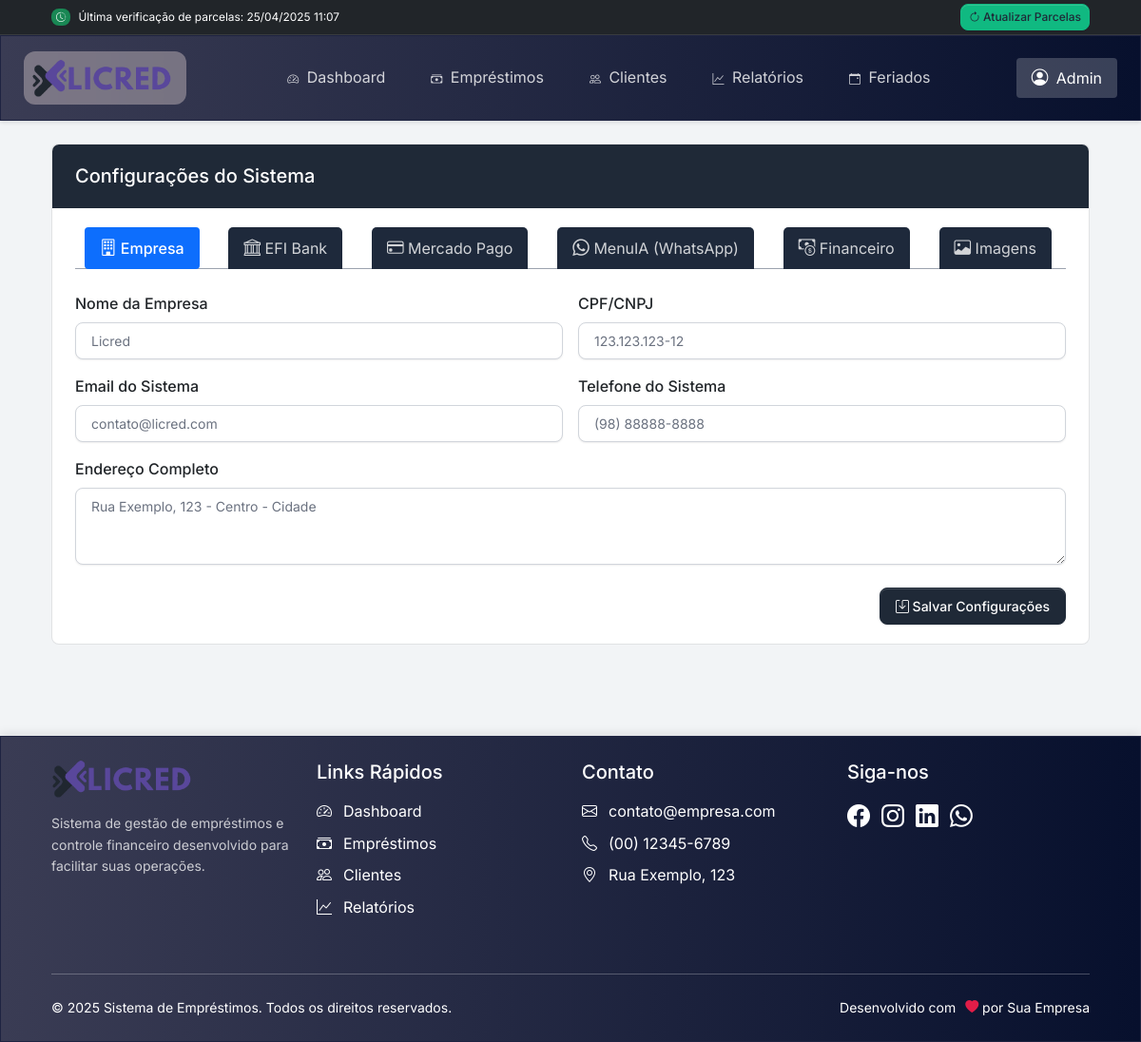
Page /configuracoes/index.php (signed in) on the committed database.
### tables this page shows
CREATE TABLE IF NOT EXISTS `configuracoes` (
  `id` int(11) NOT NULL AUTO_INCREMENT,
  `nome_empresa` varchar(255) NOT NULL DEFAULT 'Minha Empresa',
  `email_sistema` varchar(255) NOT NULL DEFAULT 'contato@minhaempresa.com',
  `telefone_sistema` varchar(20) NOT NULL DEFAULT '(00) 00000-0000',
  `cpf_cnpj` varchar(20) NOT NULL DEFAULT '',
  `endereco` text NOT NULL DEFAULT '',
  `efi_client_id` varchar(255) DEFAULT NULL,
  `efi_client_secret` varchar(255) DEFAULT NULL,
  `efi_chave_aleatoria` varchar(255) DEFAULT NULL,
  `efi_certificado` text DEFAULT NULL,
  `mercadopago_public_key` varchar(255) DEFAULT NULL,
  `mercadopago_access_token` varchar(255) DEFAULT NULL,
  `menuia_endpoint` varchar(255) DEFAULT 'https://chatbot.menuia.com',
  `menuia_app_key` varchar(255) DEFAULT NULL,
  `menuia_auth_key` varchar(255) DEFAULT NULL,
  `chave_pix` varchar(255) DEFAULT NULL,
  `saldo_inicial` decimal(15,2) DEFAULT 0.00,
  `logo` varchar(255) DEFAULT NULL,
  `icone` varchar(255) DEFAULT NULL,
  `data_criacao` datetime DEFAULT current_timestamp(),
  `data_atualizacao` datetime DEFAULT current_timestamp() ON UPDATE current_timestamp(),
  PRIMARY KEY (`id`)
);

### configuracoes/index.php (the view, shortened to what this page needs)
<?php
$scripts_header = '
<link href="https://cdn.jsdelivr.net/npm/tom-select@2.2.2/dist/css/tom-select.bootstrap5.min.css" rel="stylesheet">
<script src="https://cdn.jsdelivr.net/npm/tom-select@2.2.2/dist/js/tom-select.complete.min.js"></script>
<style>
    /* Estilo para as abas de navegação */
    #configTabs {
        display: flex;
        justify-content: space-between;
        padding: 0 10px;
    }
    .nav-tabs .nav-item {
        margin-right: 5px;
    }
    .nav-tabs .nav-link {
        color: #fff;
        background-color: #1e293b;
        border: none;
        border-radius: 5px 5px 0 0;
        padding: 10px 15px;
    }
    .nav-tabs .nav-link:hover {
        background-color: #0d6efd;
    }
    .nav-tabs .nav-link.active {
        background-color: #0d6efd;
        color: #fff !important;
        font-weight: 500;
    }
    /* Estilo para campos de formulário */
    .form-control {
        width: 100%;
    }
    /* Estilo para botões de senha */
    .toggle-password {
        border-top-left-radius: 0;
        border-bottom-left-radius: 0;
    }
    .input-group {
        width: 100%;
    }
</style>
';
require_once '../includes/conexao.php';
$config = null;
$sql = "SELECT * FROM configuracoes WHERE id = 1";
$result = $conn->query($sql);
if ($result && $result->num_rows > 0) {
    $config = $result->fetch_assoc();
}
require_once '../includes/head.php';
?>
<div class="container py-4">
    <div class="row mb-4">
        <div class="col-12">
            <div class="card">
                <div class="card-header bg-primary text-white">
                    <h5 class="mb-0">Configurações do Sistema</h5>
                </div>
                <div class="card-body">
                    <form method="post" enctype="multipart/form-data">
                        <ul class="nav nav-tabs mb-4" id="configTabs" role="tablist">
                            <li class="nav-item" role="presentation">
                                <button class="nav-link active" id="empresa-tab" data-bs-toggle="tab" data-bs-target="#empresa" type="button" role="tab" aria-controls="empresa" aria-selected="true">
                                    <i class="bi bi-building"></i> Empresa
                                </button>
                            </li>
                            <li class="nav-item" role="presentation">
                                <button class="nav-link" id="efibank-tab" data-bs-toggle="tab" data-bs-target="#efibank" type="button" role="tab" aria-controls="efibank" aria-selected="false">
                                    <i class="bi bi-bank"></i> EFI Bank
                                </button>
                            </li>
                            <li class="nav-item" role="presentation">
                                <button class="nav-link" id="mercadopago-tab" data-bs-toggle="tab" data-bs-target="#mercadopago" type="button" role="tab" aria-controls="mercadopago" aria-selected="false">
                                    <i class="bi bi-credit-card"></i> Mercado Pago
                                </button>
                            </li>
                            <li class="nav-item" role="presentation">
                                <button class="nav-link" id="menuia-tab" data-bs-toggle="tab" data-bs-target="#menuia" type="button" role="tab" aria-controls="menuia" aria-selected="false">
                                    <i class="bi bi-whatsapp"></i> MenuIA (WhatsApp)
                                </button>
                            </li>
                            <li class="nav-item" role="presentation">
                                <button class="nav-link" id="financeiro-tab" data-bs-toggle="tab" data-bs-target="#financeiro" type="button" role="tab" aria-controls="financeiro" aria-selected="false">
                                    <i class="bi bi-cash-coin"></i> Financeiro
                                </button>
                            </li>
                            <li class="nav-item" role="presentation">
                                <button class="nav-link" id="imagens-tab" data-bs-toggle="tab" data-bs-target="#imagens" type="button" role="tab" aria-controls="imagens" aria-selected="false">
                                    <i class="bi bi-image"></i> Imagens
                                </button>
                            </li>
                        </ul>
                        <div class="tab-content" id="configTabsContent">
                            <div class="tab-pane fade show active" id="empresa" role="tabpanel" aria-labelledby="empresa-tab">
                                <div class="row g-3">
                                    <div class="col-md-6">
                                        <label for="nome_empresa" class="form-label">Nome da Empresa</label>
                                        <input type="text" class="form-control" id="nome_empresa" name="nome_empresa" value="<?= htmlspecialchars($config['nome_empresa'] ?? '') ?>" required>
                                    </div>
                                    <div class="col-md-6">
                                        <label for="cpf_cnpj" class="form-label">CPF/CNPJ</label>
                                        <input type="text" class="form-control" id="cpf_cnpj" name="cpf_cnpj" value="<?= htmlspecialchars($config['cpf_cnpj'] ?? '') ?>">
                                    </div>
                                    <div class="col-md-6">
                                        <label for="email_sistema" class="form-label">Email do Sistema</label>
                                        <input type="email" class="form-control" id="email_sistema" name="email_sistema" value="<?= htmlspecialchars($config['email_sistema'] ?? '') ?>" required>
                                    </div>
                                    <div class="col-md-6">
                                        <label for="telefone_sistema" class="form-label">Telefone do Sistema</label>
                                        <input type="text" class="form-control telefone" id="telefone_sistema" name="telefone_sistema" value="<?= htmlspecialchars($config['telefone_sistema'] ?? '') ?>">
                                    </div>
                                    <div class="col-12">
                                        <label for="endereco" class="form-label">Endereço Completo</label>
                                        <textarea class="form-control" id="endereco" name="endereco" rows="3"><?= htmlspecialchars($config['endereco'] ?? '') ?></textarea>
                                    </div>
                                </div>
                            </div>
                        </div>
                        <div class="d-grid gap-2 d-md-flex justify-content-md-end mt-4">
                            <button type="submit" name="salvar_config" class="btn btn-primary">
                                <i class="bi bi-save"></i> Salvar Configurações
                            </button>
                        </div>
                    </form>
                </div>
            </div>
        </div>
    </div>
</div>
<?php require_once '../includes/footer.php'; ?>

### assets/css/estilo.css (style rules this page uses)
:root { --bg-blue-dark: linear-gradient(to right, rgb(58 60 84), rgb(7 16 45)); --border-blue-dark: 1px solid rgb(30 35 65); --bg-blue-light: linear-gradient(to right, rgb(160 190 240), rgb(40 70 120)); --border-blue-light: 1px solid rgb(50 90 140); --bg-purple: linear-gradient(to right, rgb(138 43 226), rgb(60 0 100)); --border-purple: 1px solid rgb(90 20 130); --bg-pink: linear-gradient(to right, rgb(255 182 193), rgb(180 60 100)); --border-pink: 1px solid rgb(190 80 110); --bg-orange: linear-gradient(to right, rgb(255 200 100), rgb(180 80 0)); --border-orange: 1px solid rgb(190 100 20); --bg-green: linear-gradient(to right, rgb(80 130 80), rgb(30 70 30)); --border-green: 1px solid rgb(40 90 40); --bg-green-teal: linear-gradient(to right, rgb(64 224 208), rgb(0 80 80)); --border-green-teal: 1px solid rgb(20 100 100); --bg-red: linear-gradient(to right, rgb(150 30 30), rgb(70 0 0)); --border-red: 1px solid rgb(90 10 10); --bg-gray: linear-gradient(to right, rgb(120 120 120), rgb(50 50 50)); --border-gray: 1px solid rgb(70 70 70); --bg-black-soft: linear-gradient(to right, rgb(50 50 50), rgb(10 10 10)); --border-black-soft: 1px solid rgb(30 30 30); }
.nav-link { color: rgba(255, 255, 255, 0.8) !important; padding: 0.5rem 1rem !important; display: flex; align-items: center; gap: 0.5rem; transition: all 0.3s ease; }
.nav-link.active { color: #fff !important; background: rgba(255, 255, 255, 0.2); border-radius: 4px; }
.nav-link i { font-size: 1.1rem; }

### configuracoes/index.php (style rules this page uses)
#configTabs { display: flex; justify-content: space-between; padding: 0 10px; }
.nav-tabs .nav-item { margin-right: 5px; }
.nav-tabs .nav-link { color: #fff; background-color: #1e293b; border: none; border-radius: 5px 5px 0 0; padding: 10px 15px; }
.nav-tabs .nav-link.active { background-color: #0d6efd; color: #fff !important; font-weight: 500; }
.form-control { width: 100%; }

### includes/navbar.php (style rules this page uses)
.nav-link { padding: 0.5rem 1rem; transition: all 0.2s ease; white-space: nowrap; }
.nav-link.active { background-color: rgba(255,255,255,0.2); border-radius: 0.25rem; }

### rows in the picture
configuracoes: nome_empresa "Licred", cpf_cnpj "123.123.123-12", email_sistema "contato@licred.com", telefone_sistema "(98) 88888-8888", endereco "Rua Exemplo, 123 - Centro - Cidade"

### other values in the picture
$data_hora_verificacao "25/04/2025 11:07"
